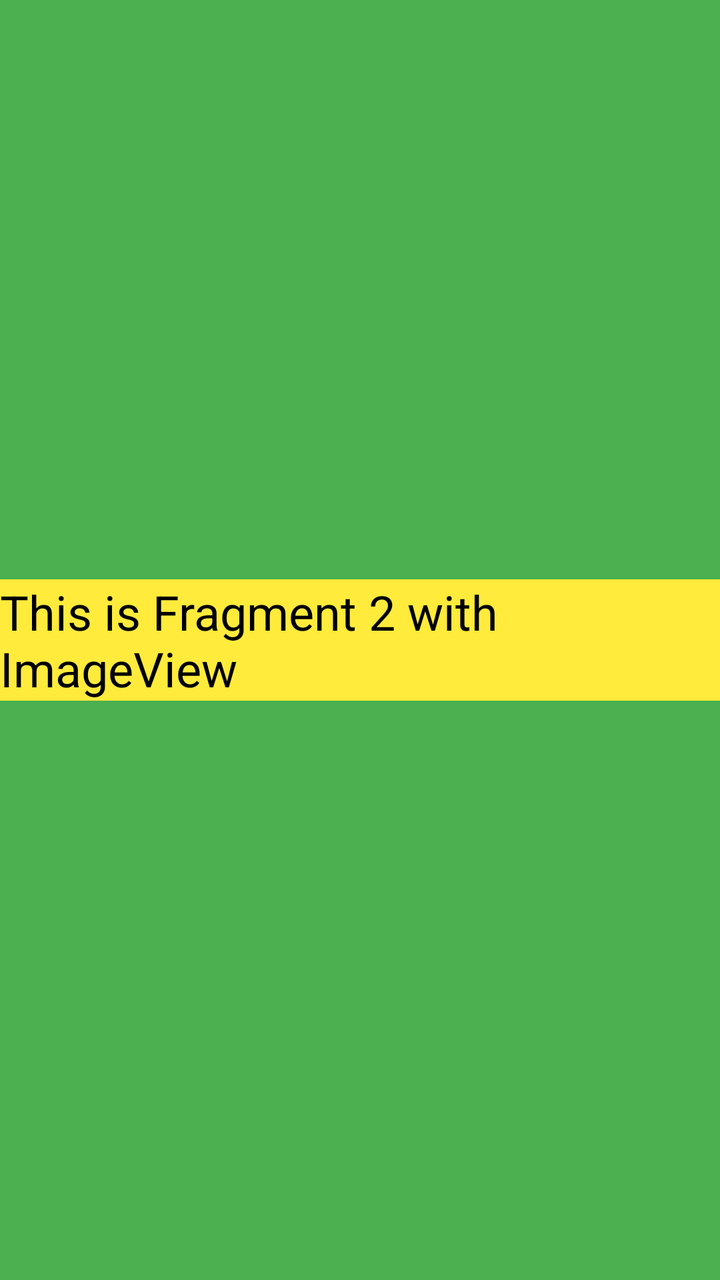
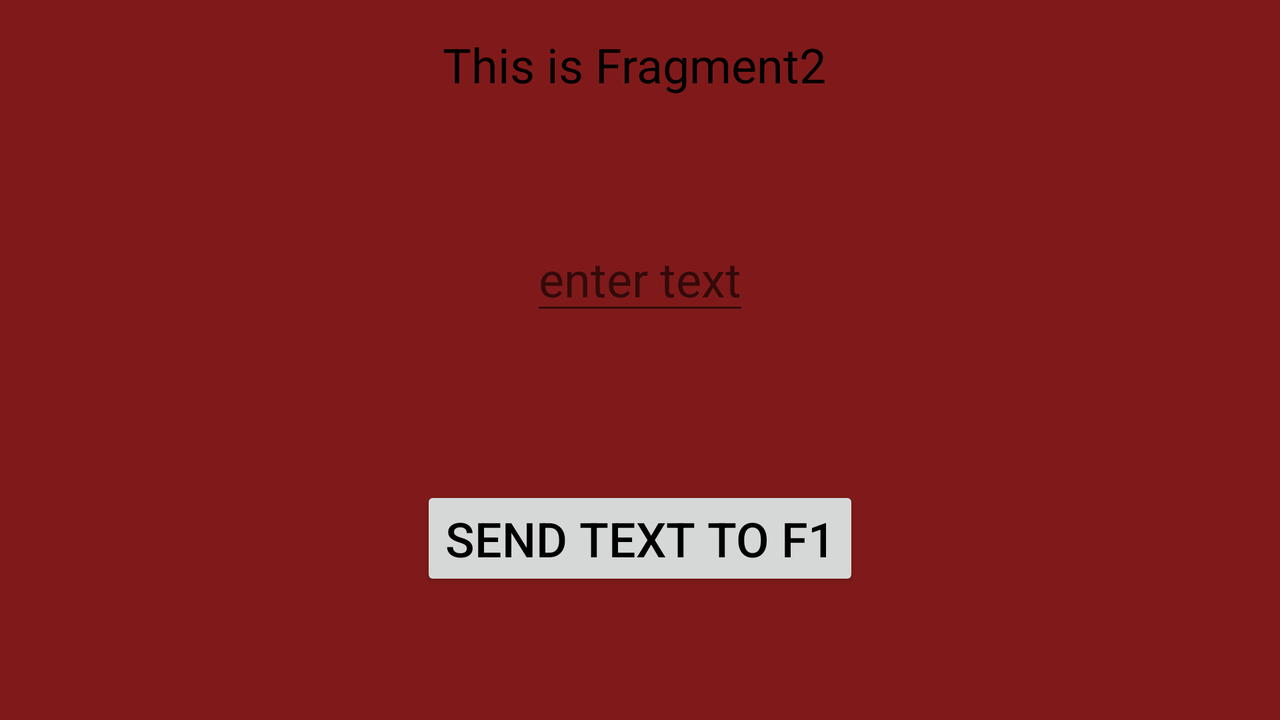

The same Android screen from two of the app's own layout files: first res/layout/ as a phone draws it, then the repository's variant for another configuration, drawn on a device whose configuration selects that folder. Both files follow.
<!-- AndroidManifest.xml: application theme Theme.Android_hws -->
<!-- res/layout/fragment_2.xml -->
<?xml version="1.0" encoding="utf-8"?>
<androidx.constraintlayout.widget.ConstraintLayout xmlns:android="http://schemas.android.com/apk/res/android"
    android:layout_width="match_parent"
    xmlns:app="http://schemas.android.com/apk/res-auto"
    android:background="#4CAF50"
    android:layout_height="match_parent">

    <androidx.appcompat.widget.AppCompatTextView
        android:id="@+id/txt2"
        android:layout_width="wrap_content"
        android:layout_height="wrap_content"
        android:text="This is Fragment 2 with ImageView"
        android:layout_margin="16dp"
        android:background="#FFEB3B"
        android:textSize="24sp"
        android:textColor="@color/black"
        app:layout_constraintTop_toTopOf="parent"
        app:layout_constraintBottom_toBottomOf="parent"
        app:layout_constraintStart_toStartOf="parent"
        app:layout_constraintEnd_toEndOf="parent"/>

    <androidx.appcompat.widget.AppCompatImageView
        android:layout_width="match_parent"
        android:layout_height="0dp"
        android:id="@+id/img"
        android:scaleType="center"
        app:layout_constraintTop_toBottomOf="@id/txt2"
        app:layout_constraintBottom_toBottomOf="parent"
        app:layout_constraintStart_toStartOf="parent"
        app:layout_constraintEnd_toEndOf="parent" />

</androidx.constraintlayout.widget.ConstraintLayout>
<!-- resources referenced by this layout -->
<resources>
  <style name="Theme.Android_hws" parent="Theme.MaterialComponents.DayNight.DarkActionBar">
          
          <item name="colorPrimary">@color/purple_500</item>
          <item name="colorPrimaryVariant">@color/purple_700</item>
          <item name="colorOnPrimary">@color/white</item>
          
          <item name="colorSecondary">@color/teal_200</item>
          <item name="colorSecondaryVariant">@color/teal_700</item>
          <item name="colorOnSecondary">@color/black</item>
          
          <item name="android:statusBarColor" tools:targetApi="l">?attr/colorPrimaryVariant</item>
          
      </style>
</resources>
<!-- res/layout-land/fragment_2.xml (the repository's variant of the layout above) -->
<!-- drawn on the phone turned sideways -->
<?xml version="1.0" encoding="utf-8"?>
<androidx.constraintlayout.widget.ConstraintLayout xmlns:android="http://schemas.android.com/apk/res/android"
    android:layout_width="match_parent"
    android:layout_height="match_parent"
    xmlns:app="http://schemas.android.com/apk/res-auto"
    android:background="#801A1A">

    <androidx.appcompat.widget.AppCompatTextView
        android:id="@+id/txt_2"
        android:layout_width="wrap_content"
        android:layout_height="wrap_content"
        android:text="This is Fragment2 "
        android:layout_margin="16dp"
        android:textSize="24sp"
        app:layout_constraintVertical_chainStyle="packed"
        android:textColor="@color/black"
        app:layout_constraintStart_toStartOf="parent"
        app:layout_constraintEnd_toEndOf="parent"
        app:layout_constraintTop_toTopOf="parent"
        app:layout_constraintBottom_toTopOf="@id/edit_1" />

    <androidx.appcompat.widget.AppCompatEditText
        android:id="@+id/edit_2"
        android:layout_width="wrap_content"
        android:layout_height="wrap_content"
        android:hint="enter text"
        android:layout_margin="16dp"
        android:textSize="24sp"
        android:textColor="@color/black"
        app:layout_constraintStart_toStartOf="parent"
        app:layout_constraintTop_toBottomOf="@id/txt_2"
        app:layout_constraintEnd_toEndOf="parent"
        app:layout_constraintBottom_toTopOf="@id/btn_2" />

    <androidx.appcompat.widget.AppCompatButton
        android:id="@+id/btn_2"
        android:layout_margin="16dp"
        android:layout_width="wrap_content"
        android:layout_height="wrap_content"
        android:text="send text to F1"
        android:textSize="24sp"
        android:textColor="@color/black"
        app:layout_constraintStart_toStartOf="parent"
        app:layout_constraintEnd_toEndOf="parent"
        app:layout_constraintTop_toBottomOf="@id/edit_2"
        app:layout_constraintBottom_toBottomOf="parent" />

</androidx.constraintlayout.widget.ConstraintLayout>
